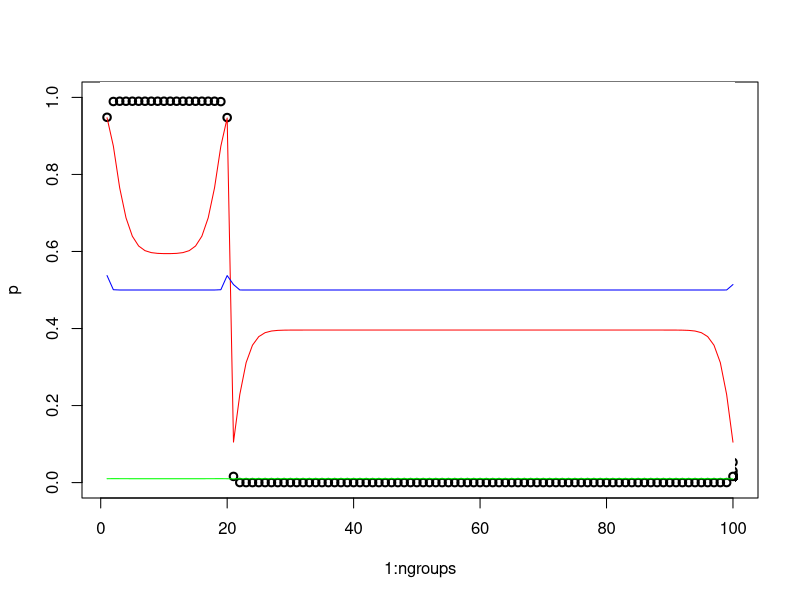

This figure's R source:


feet_marker_sim <- function(
    tmax=1000,
    ngroups=2 ,
    d=0.1, #coordination benefit
    g=0.1, #extra coordination benefit among mutualists
    h=0.1, #mis-coordination cost for mutualists
    a=0.9, #probability of assorting on marker
    m0=0.01, #proportion of population considering migration
    mu=0.5, #proportion of migrants that are payoff-biased
    s=c(0.5, 0.5), #proportion of total population in each group
    init_p=c(0.55,0.45), #intial proportion of behavior 0 in each group
    init_q=c(0.51,0.49), #intial proportion of marker 0 in each group 
    draw=TRUE ) {


    #tmax <- 100
    #ngroups <- 2
    #d <- 0.1 #coordination benefit
    #g <- 0 #extra coordination benefit among mutualists
    #h <- 0 #mis-coordination cost for mutualists
    #a <- 0.9 #probability of assorting on marker
    #m0 <- 0.01 #base proportion of each group that migrates
    #mu <- 0 #mean-payoff bias in migration decisions
    #s <- c(0.5, 0.5) #proportion of total population in each group
    #draw <- TRUE



    # init matrix of states
    # x[[k]][i,j] gives frequency of xijk
    xblank <- matrix(0,nrow=2,ncol=2)
    x <- list(xblank)
    for ( i in 1:ngroups ) {
        x[[i]] <- xblank
    }

    # init vector of group-mean fitnesses
    fit <- rep(0, times=ngroups)
    
    # fitness function
    # w0jk = 1-h+(d+g+h)((1-a)*p0k+a*x0jk/qjk)
    # w1jk = 1+d*((1-a)*p1k+a*x1jk/qjk)
    wijk <- function( i , j , k ) {

        i <- i+1 #turn behav and marker indices into matrix indices
        j <- j+1
        
        if (i==1) {
            w <- 1 - h + (d + g + h)*( (1 - a)*(x[[k]][1,1] + x[[k]][1,2]) +
                                        a*x[[k]][1,j]/(x[[k]][1,j] + x[[k]][2,j]) )
        } else {
            w <- 1 + d*( (1 - a)*(x[[k]][2,1] + x[[k]][2,2]) +
                            a*x[[k]][2,j]/(x[[k]][1,j] + x[[k]][2,j]) )
        } #else

        w
    }

    
    # payoff-biased migration function 1 outgroup
    mij <- function( i , j ) {
        #mij <- m0( 1 + mu*(fit[j] - fit[i]) ) #original R&B payoff-biased migration
        mij <- m0*(1-mu)/2 + m0*mu*(fit[j]/(fit[i]+fit[j]))   
        mij 
    }
    
    # payoff-biased migration function when compare to 2 neighboring groups
        m_kto <- function( k , t , o ) { #migrants from ingroup k, to target t, given the opposite side group o
        
        mkt <- m0*(1-mu)/3 + m0*mu*(fit[t]/(fit[k]+fit[t]+fit[o]))   #those that move to target group
        mkt
    }


    # group index bounding function
    groupindex <- function( k ) {
        k <- ifelse( k > ngroups , 1 , k )
        k <- ifelse( k < 1 , ngroups , k )
        k
    }
    
    #initial frequencies with no linkage
    for ( k in 1:ngroups ) {
        if ( missing(init_p) || missing(init_q) ) {
            p <- runif(1)  
            q <- runif(1)
            x[[k]][1,1] <- p*q
            x[[k]][1,2] <- p*(1-q)
            x[[k]][2,1] <- (1-p)*q
            x[[k]][2,2] <- (1-p)*(1-q)
        } else {
            p <- init_p[k]  
            q <- init_q[k]
            x[[k]][1,1] <- p*q
            x[[k]][1,2] <- p*(1-q)
            x[[k]][2,1] <- (1-p)*q
            x[[k]][2,2] <- (1-p)*(1-q) 
        } #else
    }


    #initialize matrices to hold p, q, D, and s for all groups
    p_mat <- NULL
    q_mat <- NULL
    D_mat <- NULL
    s_mat <- s
    fit_mat <- c(.5,.5)
    for ( k in 1:ngroups ) {
        p_mat <- cbind(p_mat, x[[k]][1,1] + x[[k]][1,2])
        q_mat <- cbind(q_mat, x[[k]][1,1] + x[[k]][2,1])
        D_mat <- cbind(D_mat, x[[k]][1,1]*x[[k]][2,2] - x[[k]][1,2]*x[[k]][2,1])
    }
    
    print("START")
    print(x)
    
    for ( t in 1:tmax ) {

        xnew <- x 

        # learning
        for( k in 1:ngroups ) {
            w11k <- wijk( 1 , 1 , k )
            w10k <- wijk( 1 , 0 , k )
            w01k <- wijk( 0 , 1 , k )
            w00k <- wijk( 0 , 0 , k )
            wbar <- x[[k]][1,1]*w00k + x[[k]][1,2]*w01k + x[[k]][2,1]*w10k + x[[k]][2,2]*w11k
            xnew[[k]][1,1] <- x[[k]][1,1] * w00k / wbar
            xnew[[k]][1,2] <- x[[k]][1,2] * w01k / wbar
            xnew[[k]][2,1] <- x[[k]][2,1] * w10k / wbar
            xnew[[k]][2,2] <- x[[k]][2,2] * w11k / wbar

            fit[k] <- wbar #save group-mean fitness for later
        } #k

        xnewnew <- xnew
        snew <- s

        # migrate
        for( k in 1:ngroups ) {
            n1 <- groupindex(k+1)   #index for right side group
            n2 <- groupindex(k-1)   #index for left side group
            m_k_n1 <- m_kto( k , n1, n2) #from k (ingroup) to n1 (target)
            m_n1_k <- m_kto( n1, k, n2 )
            m_k_n2 <- m_kto( k , n2, n1 ) 
            m_n2_k <- m_kto( n2, k , n1)

            for ( i in 1:2 ) {
                for ( j in 1:2 ) {

                    #for now assume only two groups
                    xnewnew[[k]][i,j] <- ( xnew[[k]][i,j]*s[k]*( 1 - m_k_n1 - m_k_n2) +   # those staying in k
                                            xnew[[n1]][i,j]*s[n1]*m_n1_k +                # those coming from n1
                                            xnew[[n2]][i,j]*s[n2]*m_n2_k)/                # those coming from n2
                                            ( s[k]*( 1 - m_k_n1 ) + s[n1]*m_n1_k  + s[n2]*m_n2_k )  #total new population in group k
                                            
                } #j
            } #i

            #recursion for group size    
            snew[k] <- s[k]*(1 - m_k_n1 - m_k_n2) + s[n1]*m_n1_k + s[n2]*m_n2_k

        } #k

        x <- xnewnew
        s <- snew
        
        
        # draw
        if ( draw==TRUE ) {
            p <- sapply( 1:ngroups , function(z) x[[z]][1,1] + x[[z]][1,2] )
            q <- sapply( 1:ngroups , function(z) x[[z]][1,1] + x[[z]][2,1] )
            linkage <- sapply( 1:ngroups , function(z) x[[z]][1,1]*x[[z]][2,2] - x[[z]][1,2]*x[[z]][2,1] )
            linkage <- linkage + 0.5
            
            #update results matrices
            # p_mat <- rbind(p_mat, p)
            # q_mat <- rbind(q_mat, q)
            # D_mat <- rbind(D_mat, linkage-0.5)
            s_mat <- rbind(s_mat, s)
            # fit_mat <-rbind(fit_mat, fit/sum(fit))
            
            if ( t==1 ) {
                plot( 1:ngroups , p , ylim=c(0,1) , lwd=2 )
            } else {
                rect( 0,-.02,ngroups+.1,1.1 , col="white" , border="white" )
                points( 1:ngroups , p , lwd=2 )
            }
            lines( 1:ngroups , q , col="red" )
            lines( 1:ngroups , linkage , col="blue" )
            lines( 1:ngroups , s , col="green") #proportion of population in each group

        }
        
    } # t
    print("END")
    invisible(x)

    print(s[1:ngroups])
    print(fit)
    
    # plot(0:tmax, p_mat[,1], ylim=c(0,1) , lwd=2, col="black" )
    # points(0:tmax, p_mat[,2], ylim=c(0,1) , lwd=2, col="blue")
    # lines(0:tmax, q_mat[,1], ylim=c(0,1) , lwd=2, col="black")
    # lines(0:tmax, q_mat[,2], ylim=c(0,1) , lwd=2, col="blue")
    # lines(0:tmax, D_mat[,1], ylim=c(0,1) , lwd=2, col="black", lty=3)
    # lines(0:tmax, D_mat[,2], ylim=c(0,1) , lwd=2, col="blue", lty=3)
    # lines(0:tmax, s_mat[,1], ylim=c(0,1) , lwd=3, col="black", lty=4)
    # lines(0:tmax, s_mat[,2], ylim=c(0,1) , lwd=3, col="blue", lty=2)
    # lines(0:tmax, fit_mat[,1], ylim=c(0,1) , lwd=3, col="darkgrey", lty=3)
    # lines(0:tmax, fit_mat[,2], ylim=c(0,1) , lwd=3, col="lightblue", lty=3)
    # 
    print(x)

} #function

feet_marker_sim(
    ngroups=100,
    tmax=400,
    d=0.5, #coordination benefit
    g=.1, #extra coordination benefit among mutualists
    h=0.5, #mis-coordination cost for mutualists
    a=.5, #probability of assorting on marker
    m0=0.03, #base proportion of each group that migrates
    mu=0.9, #mean-payoff bias in migration decisions
    s=rep(.01,100), #proportion of total population in each group
    init_p=c(rep(.9,20),rep(.1,80)), #intial proportion of behavior 0 in each group
    init_q=c(rep(.6,20),rep(.4,80)), #intial proportion of marker 0 in each group 
    draw=TRUE )


